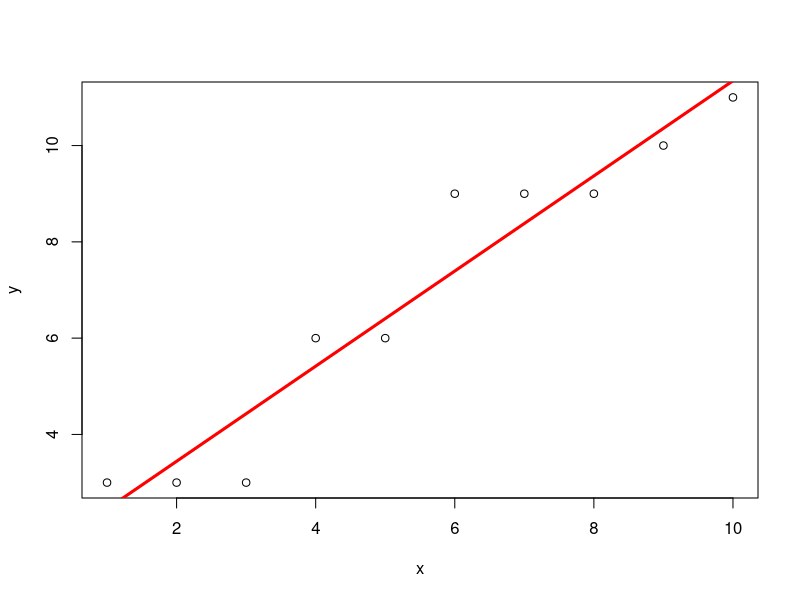
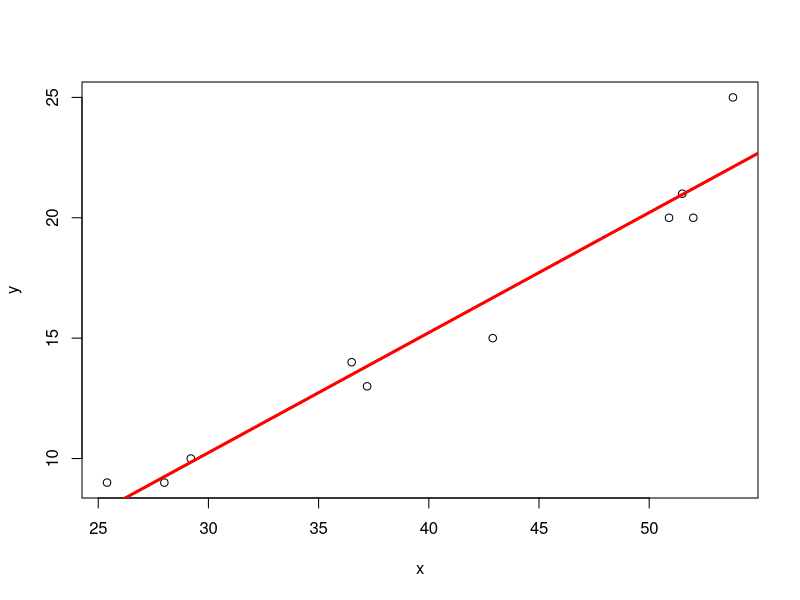

Source code (R) for these figures, in order: (Note: this script raises an error after producing the figures.)
f <- function(x1, x2) -x1^2-x2^2+2*x1-x1*x2-1
library(Deriv)
Deriv(f,"x1")
Deriv(f,"x2")
A <- matrix(c(2,1,
            1,2),byrow = T, ncol = 2)
b <- c(2,0)
solve(A,b)
Deriv(f,"x1",nderiv = 2) #편미분
Deriv(f,"x2",nderiv = 2)
Deriv(Deriv(f,"x1"),"x2")

f <- function(x1, x2, x3) x1^4+2*x2^2+3*x3^2-4*x1-4*x2*x3
Deriv(f,"x1", nderiv = 2)
Deriv(f,"x2", nderiv = 2)
Deriv(f,"x3", nderiv = 2)
A <- matrix(c(12,0,0,
              0,4,-4,
              0,-4,6), byrow = T, ncol = 3)


# 경사 하강법
f <- function(x) x^2-10*x+26
x <- 7
alpha <- 0.01 # 알파값에 따라 값을 구하는 정도가 달라짐

library(Deriv)
gradient <- Deriv(f,"x") # 1차 평미분

for(i in 1:100){
  x <- x - alpha*gradient(x)
  print(c(x, f(x)))
  Sys.sleep(0.1)
}

# 변수가 2개 이상인 경우
f <- function(x1, x2) x1^2+x2^2-2*x1+x1*x2+1
x <- c(5,5)
alpha <- 0.1

f1.prime <- Deriv(f,"x1") # 1차 편미분 x1기준
f2.prime <- Deriv(f,"x2")


for(i in 1:100){
  gradient <- c(f1.prime(x[1],x[2]),
                f2.prime(x[1],x[2]))
  x <- x - alpha*gradient
  print(c(x, f(x[1],x[2])))
  Sys.sleep(0.1)
}

#숙제
f <- function(x1, x2, x3) (x1-4)^2+x3^2*x1+(x2+1)^2+6
x <- c(4, -1, 0)
alpha <- 0.1 # 계속 수정하며 찾을 것

f1.prime <- Deriv(f,"x1") # 1차 편미분 x1기준
f2.prime <- Deriv(f,"x2")
f3.prime <- Deriv(f,"x3")

for(i in 1:100){
  gradient <- c(f1.prime(x[1],x[2],x[3]),
                f2.prime(x[1],x[2],x[3]),
                f3.prime(x[1],x[2],x[3]))
  x <- x - alpha*gradient
  print(c(x, f(x[1],x[2],x[3])))
  Sys.sleep(0.1)
}


# 11장 15p
x <- 1:10
y <- c(3,3,3,6,6,9,9,9,10,11)
plot(x,y)
cov(x,y) # 공분산

x_bar <- mean(x)
y_bar <- mean(y)

w1 <- sum((x-x_bar)*(y-y_bar))/sum((x-x_bar)^2)
w0 <- y_bar-w1*x_bar

abline(w0, w1,col='red',lwd=3)

w0+w1*11 # 마지막 값은 구하려는 값
w1 == cov(x,y)/var(x)

lm(y ~ x)


x <- c(36.5, 28, 42.9, 52, 51.5, 53.8, 25.4, 37.2, 50.9, 29.2)
y <- c(14, 9, 15, 20, 21, 25, 9, 13, 20, 10)

plot(x,y)
cov(x, y)

x_bar <- mean(x)
y_bar <- mean(y)

w1 <- sum((x-x_bar)*(y-y_bar))/sum((x-x_bar)^2)
w0 <- y_bar-w1*x_bar

abline(w0, w1,col='red',lwd=3)

#reg1 <- lm(y ~ x)
#abline(reg1, col="red)
#w0 <- reg1$coefficients[1]
#w1 <- reg1$coefficients[2]

(17 - w0)/w1
w1 == cov(x,y)/var(x)


reg1$residuals
sum(reg1$residuals)
